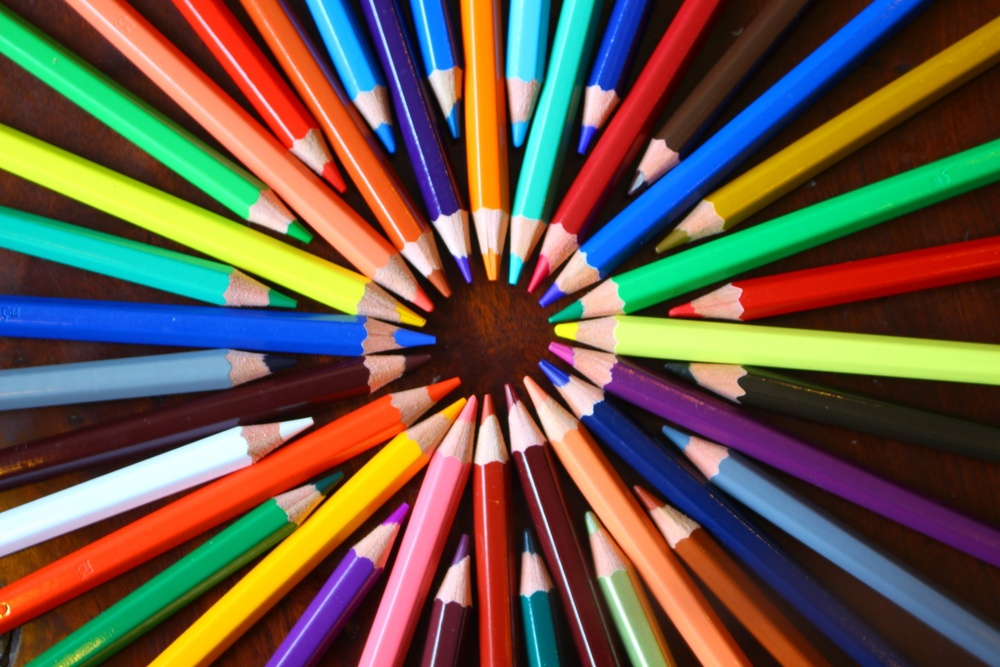
#> input picture Imagens/Lapis.jpg, 1000 x 667 px, shrunk from 1920 x 1280 before the run, found by its file name
$ python 'Decompondo Imagem em Canais HSV -  Versão 1.2.1.py'
#> lines starting #> are read from the running program, lines starting #| are printed output that depends on the picture
#
########################################################################
# Importação das Bibliotecas Necessárias
########################################################################
#
import cv2 as cv
import matplotlib.pyplot as plt
import os
import numpy as np
from pathlib import Path

#
########################################################################
# Definições Gerais
########################################################################
#
NomeImagem  = "Lapis.jpg"
NomeDiagrama = "DiagramaHSV.png"
dirRaiz = Path.home()
dirBase = "OpenCV"
dirImagem = "Imagens"
dirCaminhoImagem = str(Path(dirRaiz, dirBase, dirImagem, NomeImagem))
dirCaminhoDiagrama = str(Path(dirRaiz, dirBase, dirImagem, NomeDiagrama))

dirSaidaCanal1 = str(Path(dirRaiz, dirBase, dirImagem, "LapisHSVMatiz.png"))
dirSaidaCanal2 = str(Path(dirRaiz, dirBase, dirImagem, "LapisHSVSaturacao.png"))
dirSaidaCanal3 = str(Path(dirRaiz, dirBase, dirImagem, "LapisHSVValor.png"))

#
########################################################################
# Lendo a Imagem
########################################################################
#
ImagemColorida = cv.imread ( dirCaminhoImagem, cv.IMREAD_COLOR)
#> ImagemColorida is the input picture: shape (667, 1000, 3); mean B, G, R 73.6, 88.1, 105.8
ImgDiagrama = cv.imread ( dirCaminhoDiagrama, cv.IMREAD_COLOR)
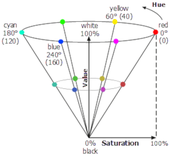
#> input picture Imagens/DiagramaHSV.png, 170 x 156 px, shrunk from 326 x 300 before the run, found by its file name
#> ImgDiagrama is the input picture: shape (156, 170, 3); mean B, G, R 244.1, 244.1, 244.4

#
########################################################################
# Checando se a Imagem Foi Lida com Sucesso
########################################################################
#
if ImagemColorida is None:
    os.system ("clear")
    print( "Não Foi Localizada a Imagem : ", NomeImagem)
    exit ()

if ImgDiagrama is None:
    os.system ("clear")
    print( "Não Foi Localizada a Imagem : ", NomeDiagrama)
    exit ()

#
########################################################################
# Transformando para o Padrào HSV
########################################################################
#
imgRGB = cv.cvtColor(ImagemColorida, cv.COLOR_BGR2RGB)
imgHSV = cv.cvtColor(imgRGB, cv.COLOR_RGB2HSV)
#> imgHSV: shape (667, 1000, 3); mean H, S, V 53.9, 182.8, 141.3

#
########################################################################
# Decompondo a Imagem nos Diferentes Canais
########################################################################
#
Matiz, Saturacao, Valor = cv.split(imgHSV)
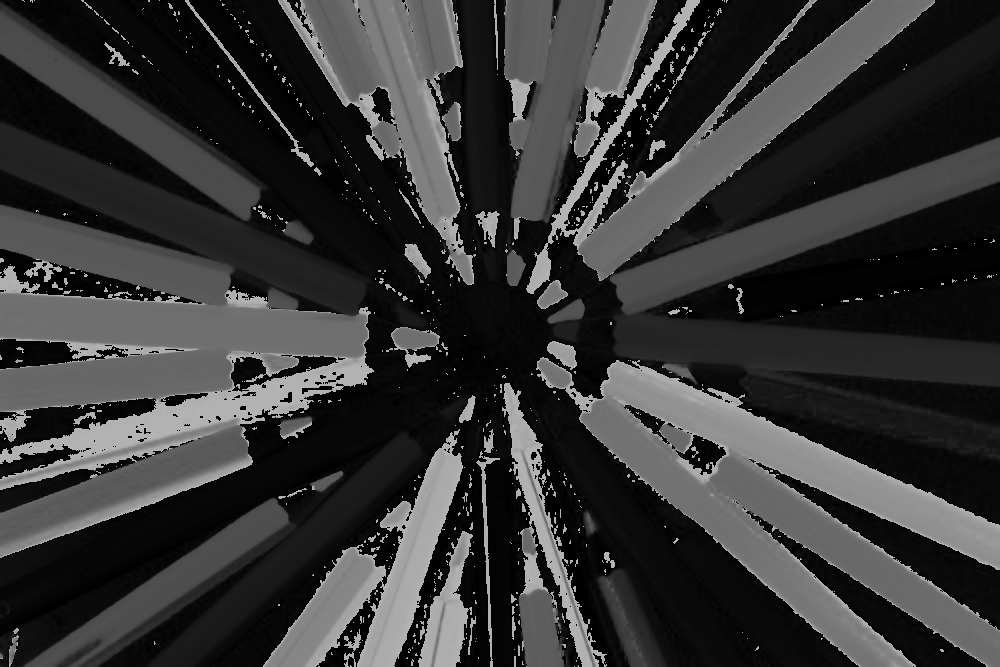
#> Matiz: shape (667, 1000); min 0, max 179, mean 53.9
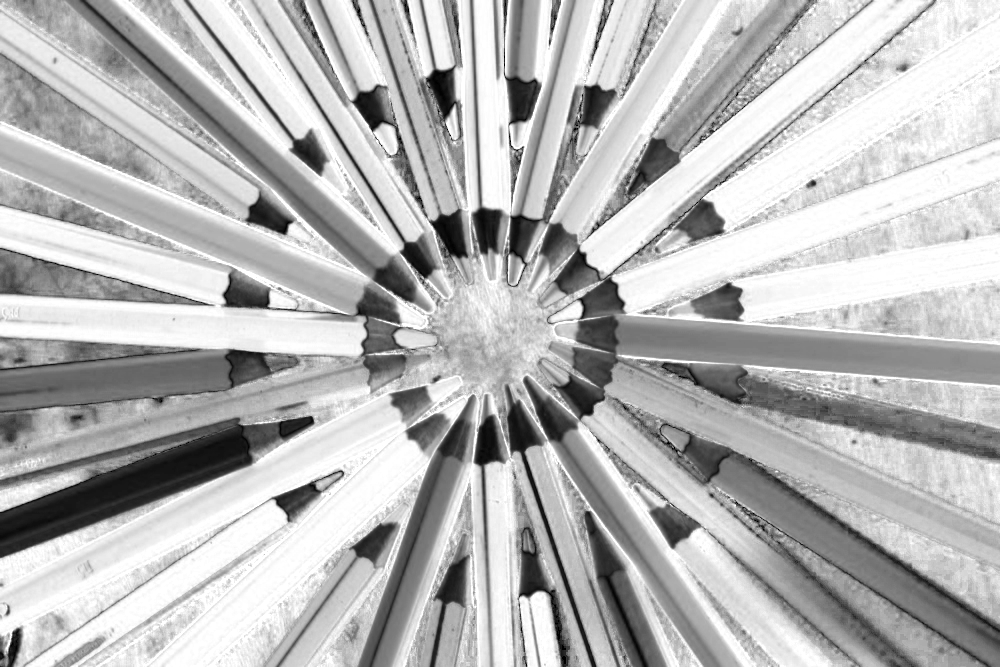
#> Saturacao: shape (667, 1000); min 0, max 255, mean 182.8
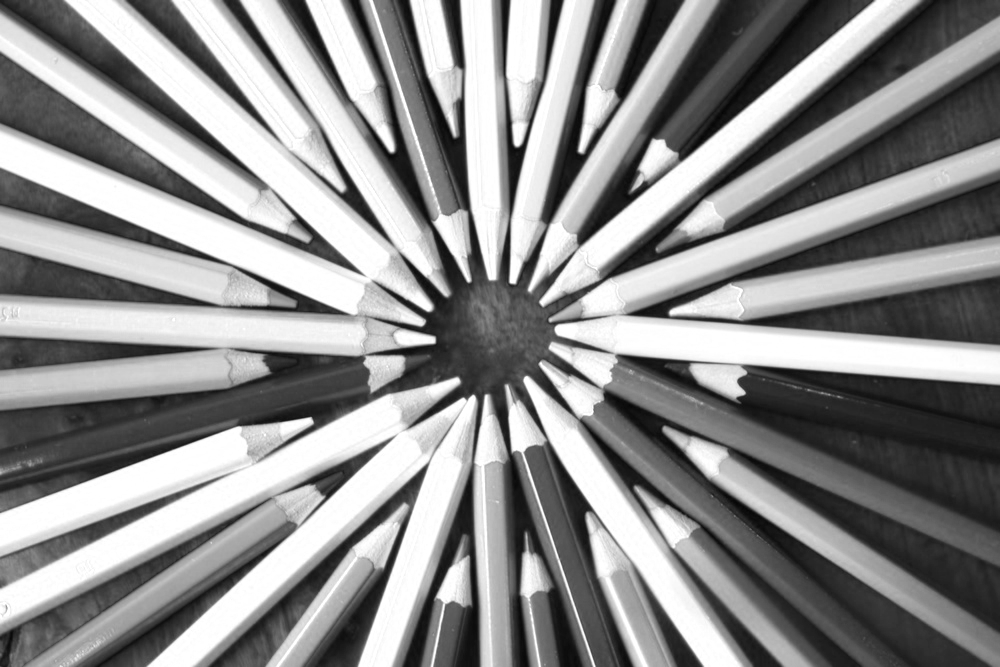
#> Valor: shape (667, 1000); min 5, max 255, mean 141.3

#
########################################################################
# Salvando os Canais em Arquivos Diferentes
########################################################################
#
cv.imwrite( dirSaidaCanal1, Matiz)
cv.imwrite( dirSaidaCanal2, Saturacao)
cv.imwrite( dirSaidaCanal3, Valor)

#
########################################################################
# Convertendo para Matplotlib
########################################################################
#
ImagemColorida = cv.cvtColor(ImagemColorida, cv.COLOR_BGR2RGB)
imgMatiz = cv.cvtColor(Matiz, cv.COLOR_BGR2RGB)
#> imgMatiz: shape (667, 1000, 3); mean of channels 0, 1, 2 53.9, 53.9, 53.9
imgSaturacao = cv.cvtColor(Saturacao, cv.COLOR_BGR2RGB)
#> imgSaturacao: shape (667, 1000, 3); mean of channels 0, 1, 2 182.8, 182.8, 182.8
imgValor = cv.cvtColor(Valor, cv.COLOR_BGR2RGB)
#> imgValor: shape (667, 1000, 3); mean of channels 0, 1, 2 141.3, 141.3, 141.3

#
########################################################################
# Apresentação dos Resultados
########################################################################
#
Grafico = plt.figure(figsize=(16,8))

Grafico.add_subplot(1,5,1)
plt.imshow(ImagemColorida )
plt.title("Original")

Grafico.add_subplot(1,5,2)
plt.imshow(ImgDiagrama )
plt.axis ( "off")
plt.title("Diagrama HSV")

Grafico.add_subplot(1,5,3)
plt.imshow(imgMatiz )
plt.title("Canal Matiz")

Grafico.add_subplot(1,5,4)
plt.imshow(imgSaturacao )
plt.title("Canal Saturacao")

Grafico.add_subplot(1,5,5)
plt.imshow(imgValor )
plt.title("Canal Intensidade")

plt.subplots_adjust ( left   = 0.1,
                      bottom = 0.1,
                      right  = 0.9,
                      top    = 0.9,
                      wspace = 0.1,
                      hspace = 0.1 )

plt.show ()
#> figure, not shown here; B, G, R data is drawn as R, G, B

########################################################################
# FIM DO PROGRAMA
########################################################################
